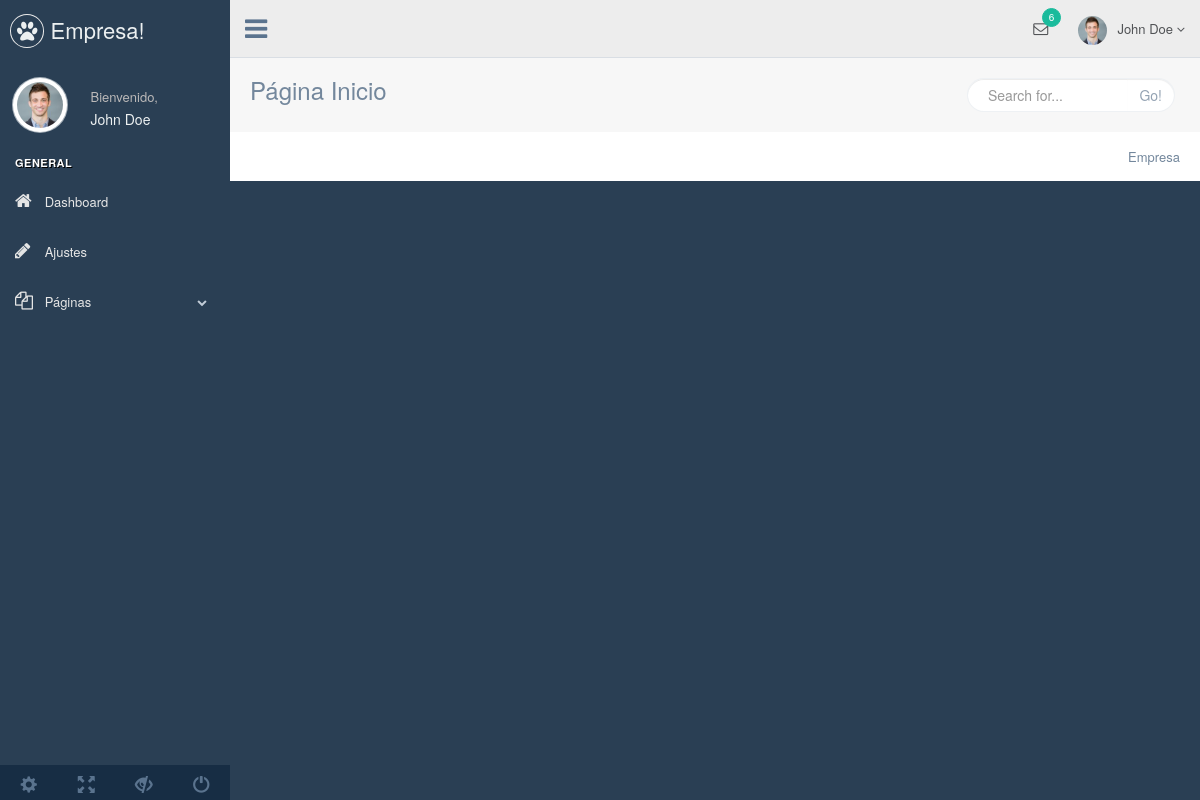
/backend/paginas/inicio, run on an earlier commit of the app's database.
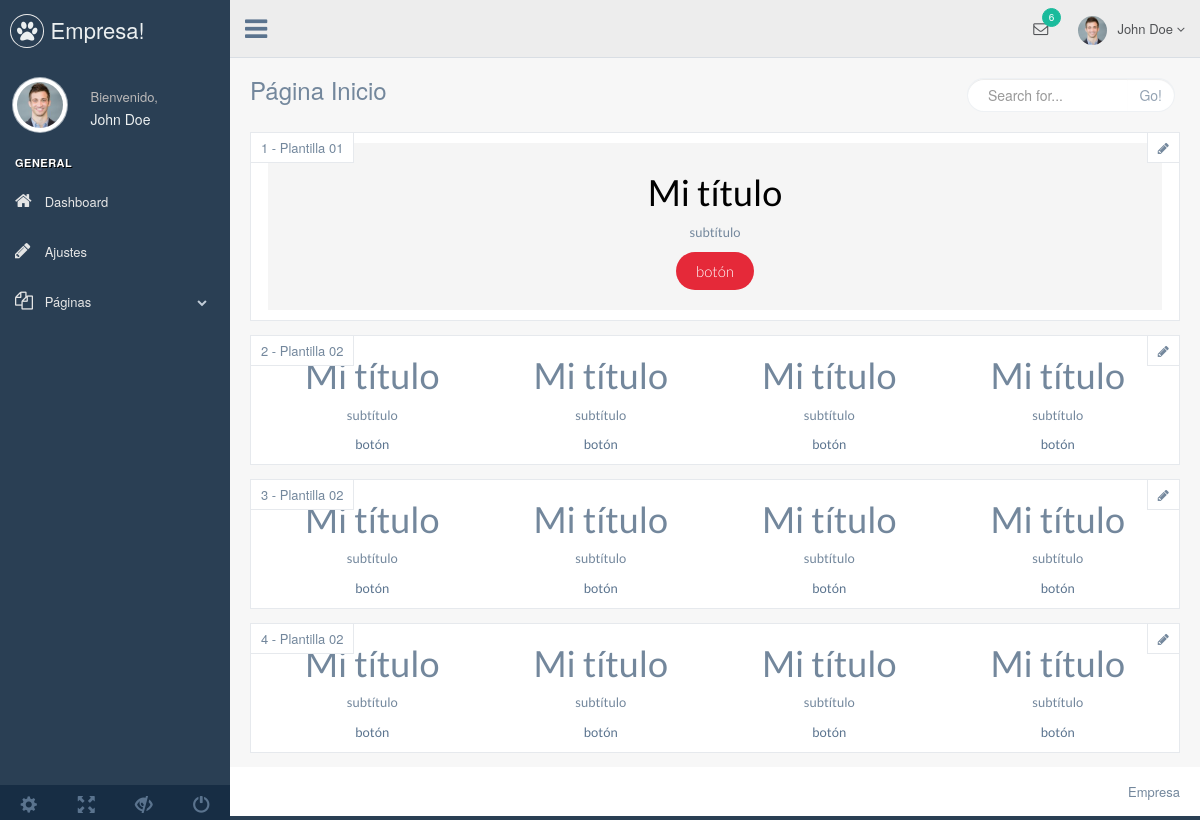
And on a later commit of the database.
### tables this page shows
CREATE TABLE `datas` (
  `data_id` int(11) NOT NULL,
  `position` int(11) DEFAULT NULL,
  `state_id` int(11) DEFAULT NULL,
  `template_id` int(11) DEFAULT NULL,
  `content` text NOT NULL,
  `page_id` int(11) NOT NULL
);

CREATE TABLE `templates` (
  `template_id` int(11) NOT NULL,
  `state_id` int(11) DEFAULT NULL,
  `name` varchar(45) DEFAULT NULL,
  `class` text,
  `templates_type` int(11) DEFAULT NULL
);

### application/controllers/Backend.php (called while the page is built, shortened)
<?php
class Backend extends CI_Controller {
	public function __construct() {
		$this->load->model("pages");
		$this->load->model("datas");
	}
	public function paginas($page = "") {
		if($page != "" && $this->pages->find_by_url($page)) {
			$data = array(
				'pages' => $this->pages->find_all(),
				'page' => $this->pages->find_by_url($page),
				'datas' => $this->datas->find_all_by_url($page)
			);
			$this->load->view('backend/inc/header', $data);
			$this->load->view('backend/page_view');
			$this->load->view('backend/inc/footer');
		} else {
			redirect(base_url('backend/dashboard'));
		}
	}
}

### index.php (called while the page is built, shortened)
<?php
require_once BASEPATH.'core/CodeIgniter.php';

### application/models/Pages.php (called while the page is built, shortened)
<?php
class Pages extends CI_Model {
	public function find_all() {
		$this->db->order_by('position', 'ASC');
		$query = $this->db->get('pages');
		return $query->result();
	}
	public function find_by_url($url) {
		$this->db->where('url', $url);
		$query = $this->db->get('pages');
		return $query->row();
	}
}

### application/models/Datas.php (called while the page is built, shortened)
<?php
class Datas extends CI_Model {
	public function find_all_by_url($url) {
		$this->db->select('*, templates.name as temp_name');
        $this->db->from('datas');
        $this->db->join('pages', 'pages.page_id = datas.page_id');
		$this->db->join('templates', 'templates.template_id = datas.template_id', 'left');
        $this->db->where('pages.url', $url);
		$query = $this->db->get();
		return $query->result();
	}
}

### application/views/backend/page_view.php (the view, shortened to what this page needs)
  <div class="right_col" role="main">
    <div class="">
      <div class="page-title">
        <div class="title_left">
          <h3>Página <?= $page->name ?></h3>
        </div>
        <div class="title_right">
          <div class="col-md-5 col-sm-5 col-xs-12 form-group pull-right top_search">
            <div class="input-group">
              <input type="text" class="form-control" placeholder="Search for...">
              <span class="input-group-btn">
                <button class="btn btn-default" type="button">Go!</button>
              </span>
            </div>
          </div>
        </div>
      </div>
      <div class="clearfix"></div>
      <div id="templates">
        <?php
          $i = 0;
          foreach ($datas as $data) {
            echo '<div class="main-temp ' . $data->class . '">
                  <div class="row">
                    <div class="col-md-12 col-sm-12 col-xs-12">
                        <div class="x_panel">
                    <div class="adm-block"></div>
                    <div class="adm-title">' . ++$i . " - " . $data->temp_name . '</div>
                    <div class="adm-edit"><i class="fa fa-pencil"></i></div>
                    <div class="menu-edit">
                      <ul>
                        <li class="btn-edit">Editar</li>
                        <li class="btn-hide">Ocultar</li>
                        <li class="btn-dlt">Eliminar</li>
                      </ul>
                    </div>
                    <div class="adm-cancel"><i class="fa fa-close"></i></div>
                    <div class="adm-save"><i class="fa fa-floppy-o"></i></div>';
                    $data_array = array(
                      "data_content" => $data->content,
                      "data_template" => $data->template_id
                    );
                      $this->load->view("templates", $data_array);
                    echo '</div>
                  </div>
                </div>
              </div>';
            }
            ?>
      </div>
    </div>
  </div>
</div>

### application/views/templates.php
<?php
	$ncdata = explode('|', $data_content);
	switch ($data_template) {
		case '1':
			echo '<section class="template01">
					<div class="row">
						<div class="col-xs-12">
							<h1>' . $ncdata[0] . '</h1>
							<p>' . $ncdata[1] . '</p>
							<a href="">' . $ncdata[2] . '</a>
						</div>
					</div>
				</section>';
			break;
		case '2':
			echo '<section class="template02">
					<div class="container">
					<div class="row">
						<div class="col-xs-3">
							<h1>' . $ncdata[0] . '</h1>
							<p>' . $ncdata[1] . '</p>
							<a href="">' . $ncdata[2] . '</a>
						</div>
						<div class="col-xs-3">
							<h1>' . $ncdata[0] . '</h1>
							<p>' . $ncdata[1] . '</p>
							<a href="">' . $ncdata[2] . '</a>
						</div>
						<div class="col-xs-3">
							<h1>' . $ncdata[0] . '</h1>
							<p>' . $ncdata[1] . '</p>
							<a href="">' . $ncdata[2] . '</a>
						</div>
						<div class="col-xs-3">
							<h1>' . $ncdata[0] . '</h1>
							<p>' . $ncdata[1] . '</p>
							<a href="">' . $ncdata[2] . '</a>
						</div>
					</div>
					</div>
				</section>';
			break;
	}
?>

What changed in the data, as far as the page shows it:
added datas: template.name "Plantilla 01"
added datas: template.name "Plantilla 02"
added datas: template.name "Plantilla 02"
added datas: template.name "Plantilla 02"
